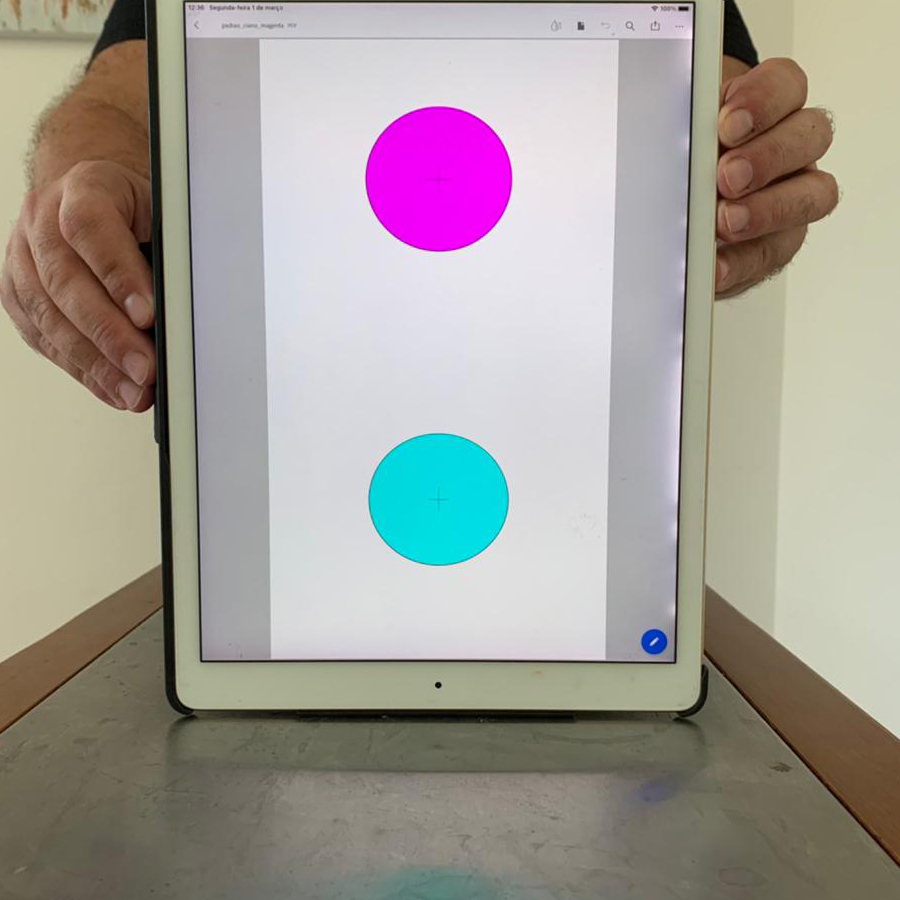
#> input picture APS/APS02/img/angulo01.jpg, 900 x 900 px
$ python -i fotogrametria.py   (imports and definitions only)
#> lines starting #> are read from the running program, lines starting #| are printed output that depends on the picture; after the words box and inside, x2 and y2 are one past the last pixel; in counts of white or black regions, pixels touching at a corner belong together
#> further down, picture is the input picture: shape (900, 900, 3); mean B, G, R 151, 156.6, 162.7
#!/usr/bin/python
# -*- coding: utf-8 -*-

# Este NÃO é um programa ROS

import cv2
import os,sys, os.path
import numpy as np
import math

# [4 lines left out: function encontrar_foco, not called in this run]

def segmenta_circulo_ciano(hsv):
    menor = (165//2, 50, 50)
    maior = (195//2, 255, 255)
    mask = cv2.inRange(hsv, menor, maior)
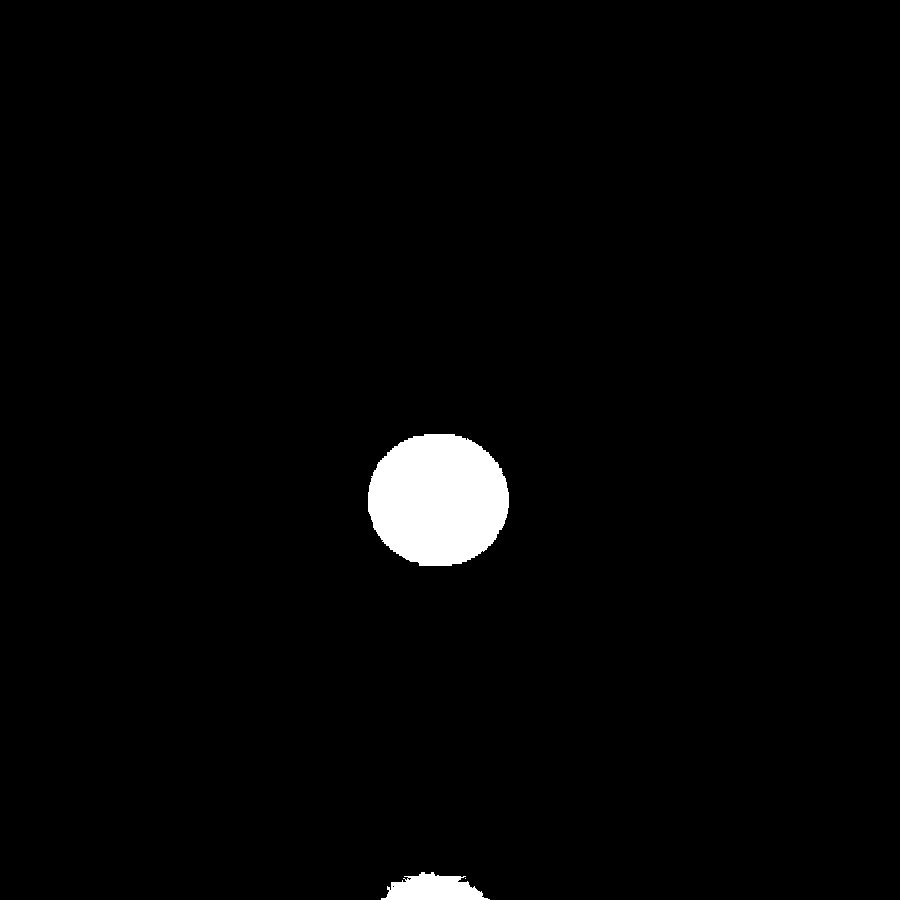
#> mask: shape (900, 900); 2.1% white; 3 white regions (1 under 20 px)

    return mask

def segmenta_circulo_magenta(hsv):
    menor = (285//2, 50, 50)
    maior = (315//2, 255, 255)
    mask = cv2.inRange(hsv, menor, maior)

    return mask

def encontrar_maior_contorno(segmentado):
    contornos, arvore = cv2.findContours(segmentado.copy(), cv2.RETR_TREE, cv2.CHAIN_APPROX_NONE)
#> contornos = 5 contours, 3 with area under 20; largest, box (x1, y1, x2, y2) and area: (368, 434, 509, 566) 14584, (381, 872, 490, 900) 1868; arvore = [[1, -1, -1, -1], [4, 0, 2, -1], [3, -1, -1, 1], [-1, 2, -1, 1], [-1, 1, -1, -1]]
    if len(contornos) > 0:
        contorno = sorted(contornos, key=cv2.contourArea)[-1]
#> contorno = contour of 447 points, box (x1, y1, x2, y2) (368, 434, 509, 566), area 14584
    else:
        return []

    return contorno

def encontrar_centro_contorno(contorno):
    M = cv2.moments(contorno)
    if M["m00"] > 0:
        Xcentro = int(M["m10"] / M["m00"])
        Ycentro = int(M["m01"] / M["m00"])

        return (Xcentro, Ycentro)
    else:
        return (0,0)
def calcular_h(centro_ciano, centro_magenta):

    distancia = math.sqrt((centro_ciano[0] - centro_magenta[0])**2 + (centro_ciano[1] - centro_magenta[1])**2)
    return distancia

# [6 lines left out: function encontrar_distancia, not called in this run]

def calcular_distancia_entre_circulos(img):
    hsv = cv2.cvtColor(img, cv2.COLOR_BGR2HSV)

    segmentado_ciano = segmenta_circulo_ciano(hsv)
    contorno_ciano = encontrar_maior_contorno(segmentado_ciano)
#> contorno_ciano has the same summary as contorno in encontrar_maior_contorno

    segmentado_magenta = segmenta_circulo_magenta(hsv)
#> in segmenta_circulo_magenta, `mask = cv2.inRange(hsv, menor, maior)`:
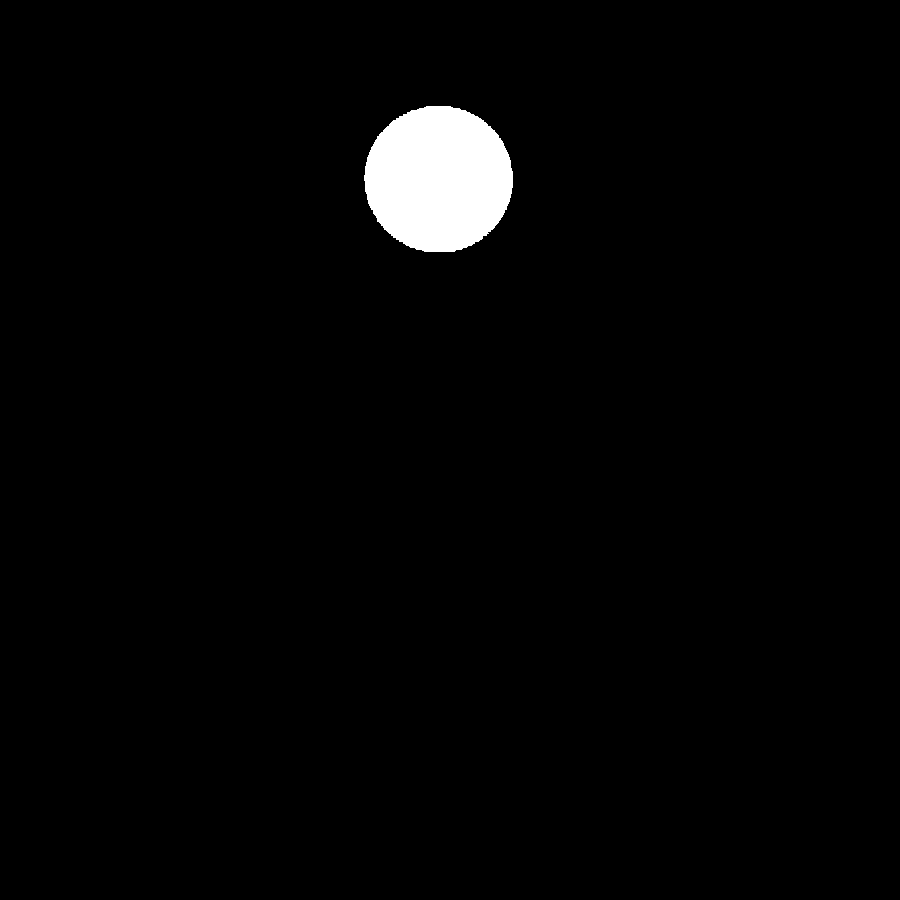
#> mask: shape (900, 900); 2.1% white; 1 white region
    contorno_magenta = encontrar_maior_contorno(segmentado_magenta)
#> in encontrar_maior_contorno (call 2), `contornos, arvore = cv2.findContours(segmentado.copy(), cv2.RETR_TREE,..`: contornos = 1 contour; box (x1, y1, x2, y2) and area: (364, 106, 513, 252) 16896; arvore = [[-1, -1, -1, -1]]
#> contorno_magenta = contour of 444 points, box (x1, y1, x2, y2) (364, 106, 513, 252), area 16896

    if len(contorno_ciano) > 0:
        if len(contorno_magenta) > 0:
            centro_magenta = encontrar_centro_contorno(contorno_magenta)
#> in encontrar_centro_contorno, `M = cv2.moments(contorno)`: M = moments, m00 16896, centre m10/m00, m01/m00 = (438.2, 178.6)
#> in encontrar_centro_contorno, `Xcentro = int(M["m10"] / M["m00"])`: Xcentro = 438
#> in encontrar_centro_contorno, `Ycentro = int(M["m01"] / M["m00"])`: Ycentro = 178
#> centro_magenta = (438, 178)
            centro_ciano = encontrar_centro_contorno(contorno_ciano)
#> centro_ciano = (437, 499)

            if centro_ciano>(0,0) and centro_magenta>(0,0):

                h = calcular_h(centro_ciano, centro_magenta)
#> in calcular_h, `distancia = math.sqrt((centro_ciano[0] - centro_magenta[0])**2 + (cent..`: distancia = 321
#> h = 321

                cv2.drawContours(img, [contorno_magenta], -1, [255, 0, 0], 3)
                cv2.drawContours(img, [contorno_ciano], -1, [255, 0, 0], 3)
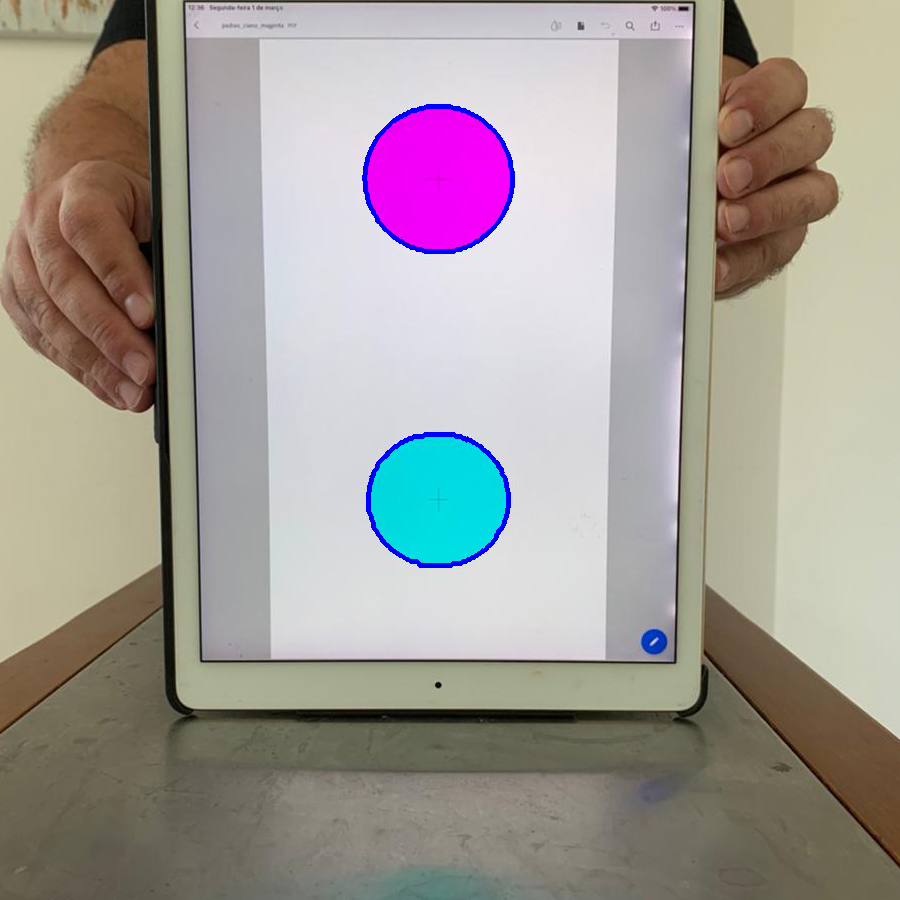
#> img: shape (900, 900, 3); mean B, G, R 151.2, 155.7, 161.8
                return h, centro_ciano, centro_magenta, img

    return 0,0,0,img


# [31 lines left out: function calcular_angulo_com_horizontal_da_imagem, not called in this run]

>>> import cv2
>>> picture = cv2.imread('img/angulo01.jpg')
>>> result = calcular_distancia_entre_circulos(picture)

$ run again, on APS/APS02/img/angulo02.jpg
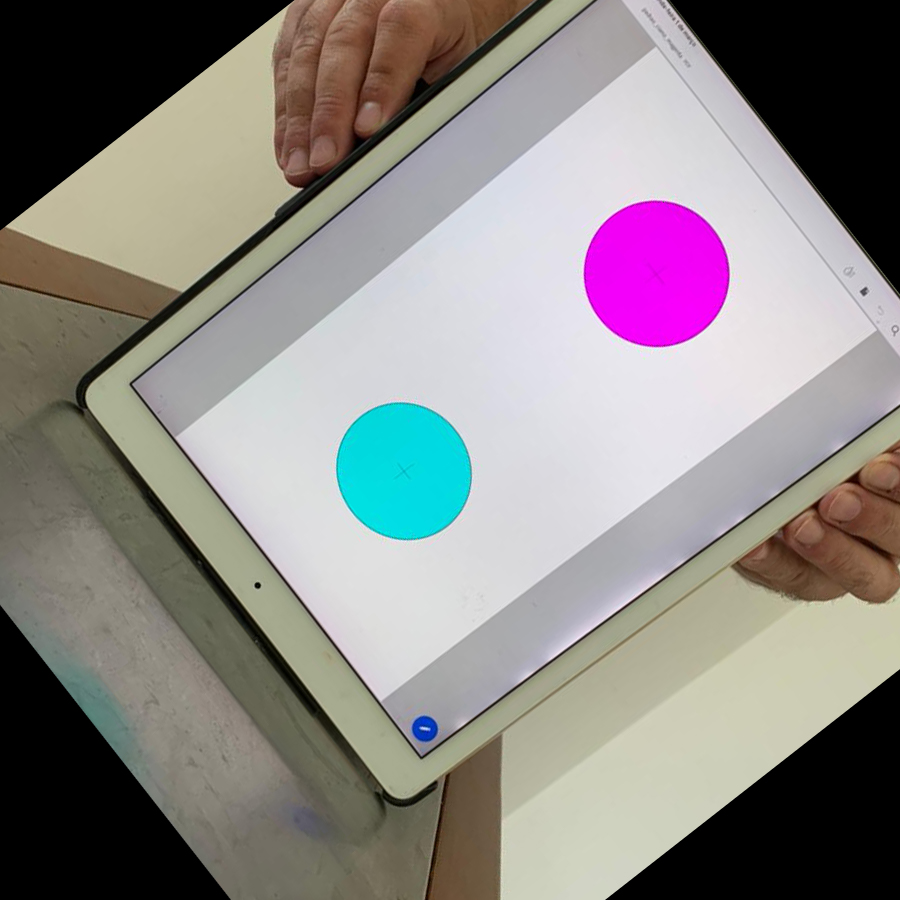
#> input picture APS/APS02/img/angulo02.jpg, 900 x 900 px
#> picture is the input picture: shape (900, 900, 3); mean B, G, R 133.7, 135.4, 139.6
#> hsv: shape (900, 900, 3); mean H, S, V 58.1, 37.5, 145.8
#> in segmenta_circulo_ciano, `mask = cv2.inRange(hsv, menor, maior)`:
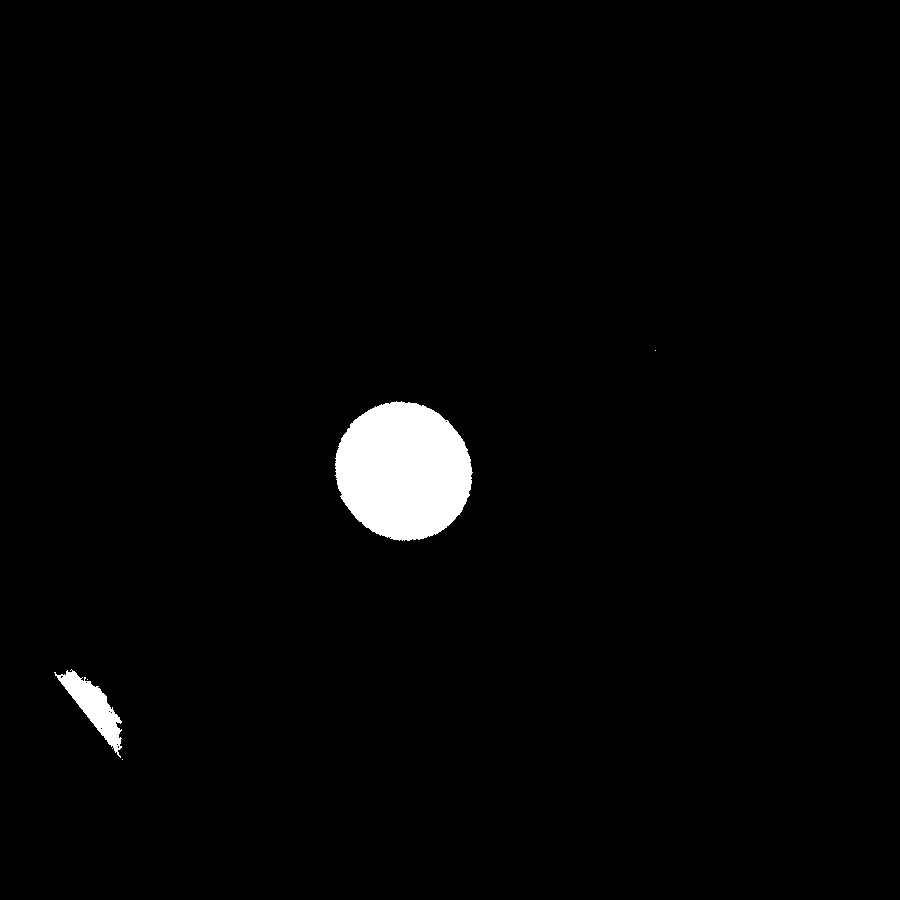
#> mask: shape (900, 900); 2.1% white; 5 white regions (3 under 20 px)
#> contornos = 14 contours, 12 with area under 20; largest, box (x1, y1, x2, y2) and area: (335, 401, 473, 541) 14646, (54, 669, 122, 758) 1882; arvore = 14 rows, first 6: [1, -1, -1, -1], [2, 0, -1, -1], [10, 1, 3, -1], [4, -1, -1, 2], [5, 3, -1, 2], [6, 4, -1, 2]
#> contorno = contour of 393 points, box (x1, y1, x2, y2) (335, 401, 473, 541), area 14646
#> contorno_ciano has the same summary as contorno in encontrar_maior_contorno
#> contornos = 2 contours, 1 with area under 20; largest, box (x1, y1, x2, y2) and area: (583, 199, 730, 348) 16910; arvore = [[1, -1, -1, -1], [-1, 0, -1, -1]]
#> contorno_magenta = contour of 417 points, box (x1, y1, x2, y2) (583, 199, 730, 348), area 16910
#> M = moments, m00 16909.5, centre m10/m00, m01/m00 = (655.9, 273.4)
#> Xcentro = 655
#> Ycentro = 273
#> centro_magenta = (655, 273)
#> centro_ciano = (403, 470)
#> distancia = 319.9
#> in calcular_distancia_entre_circulos, `cv2.drawContours(img, [contorno_ciano], -1, [255, 0, 0], 3)`:
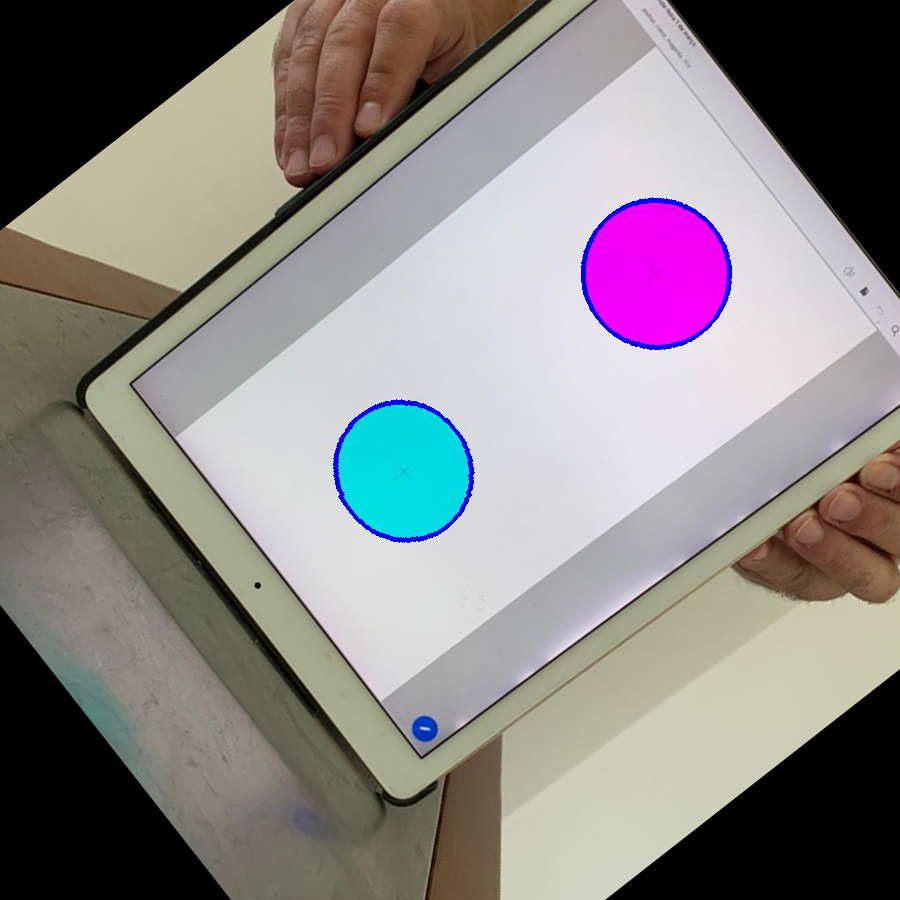
#> img: shape (900, 900, 3); mean B, G, R 133.9, 134.6, 138.8

$ run again, on APS/APS02/img/angulo03.jpg
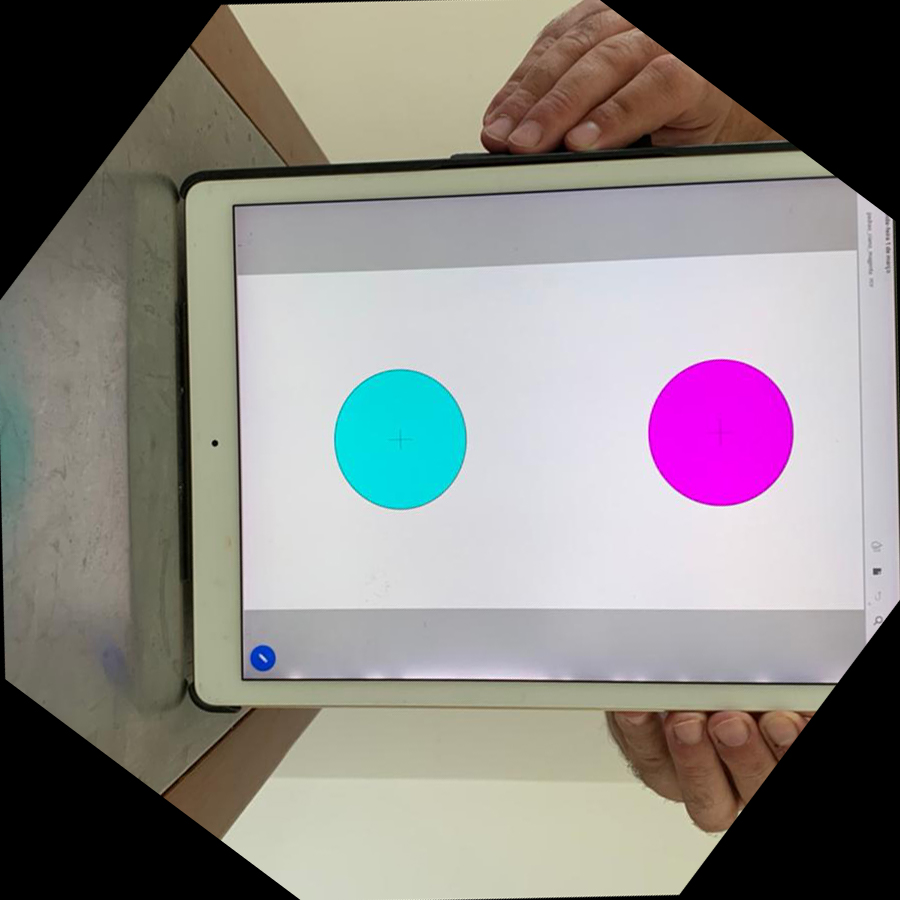
#> input picture APS/APS02/img/angulo03.jpg, 900 x 900 px
#> picture is the input picture: shape (900, 900, 3); mean B, G, R 133.5, 135.3, 139.5
#> hsv: shape (900, 900, 3); mean H, S, V 58.2, 37.6, 145.6
#> in segmenta_circulo_ciano, `mask = cv2.inRange(hsv, menor, maior)`:
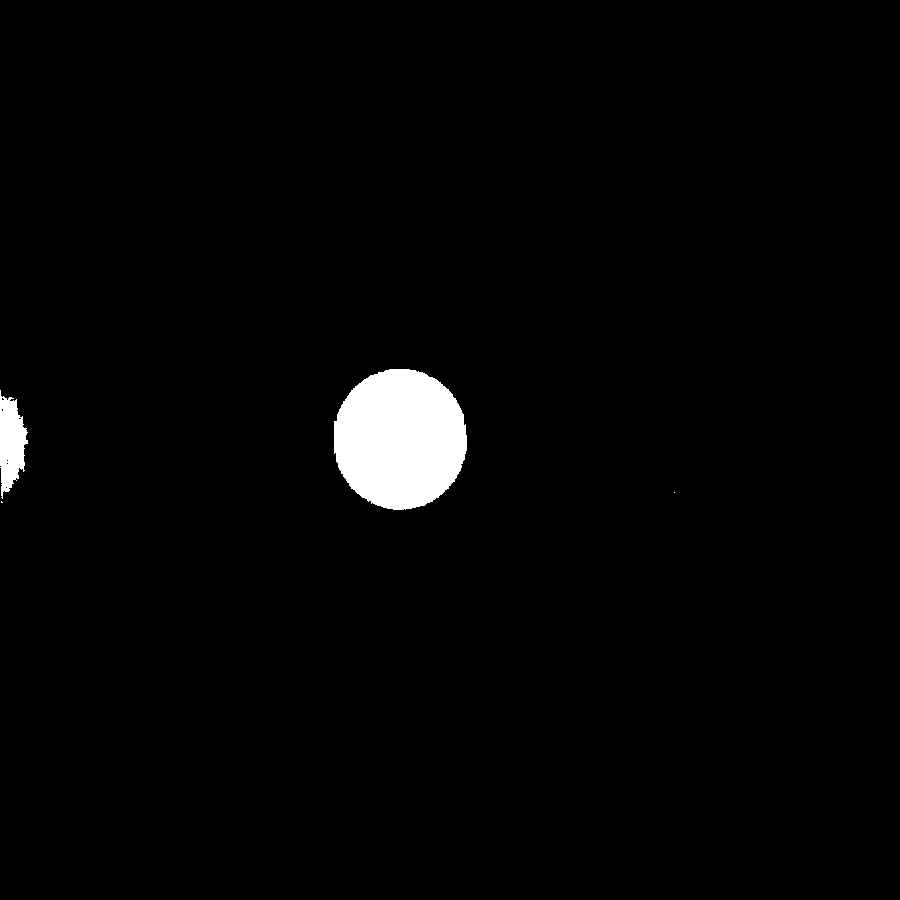
#> mask: shape (900, 900); 2.1% white; 4 white regions (2 under 20 px)
#> contornos = 10 contours, 8 with area under 20; largest, box (x1, y1, x2, y2) and area: (334, 369, 467, 510) 14618, (0, 390, 28, 499) 1825; arvore = [[1, -1, -1, -1], [2, 0, -1, -1], [9, 1, 3, -1], [4, -1, -1, 2], [5, 3, -1, 2], [6, 4, -1, 2], [7, 5, -1, 2], [8, 6, -1, 2], [-1, 7, -1, 2], [-1, 2, -1, -1]]
#> contorno = contour of 416 points, box (x1, y1, x2, y2) (334, 369, 467, 510), area 14618
#> contorno_ciano has the same summary as contorno in encontrar_maior_contorno
#> contornos = 2 contours, 1 with area under 20; largest, box (x1, y1, x2, y2) and area: (648, 358, 794, 507) 16900; arvore = [[1, -1, -1, -1], [-1, 0, -1, -1]]
#> contorno_magenta = contour of 435 points, box (x1, y1, x2, y2) (648, 358, 794, 507), area 16900
#> M = moments, m00 16899.5, centre m10/m00, m01/m00 = (720.4, 432.1)
#> Xcentro = 720
#> Ycentro = 432
#> centro_magenta = (720, 432)
#> centro_ciano = (399, 438)
#> distancia = 321.1
#> in calcular_distancia_entre_circulos, `cv2.drawContours(img, [contorno_ciano], -1, [255, 0, 0], 3)`:
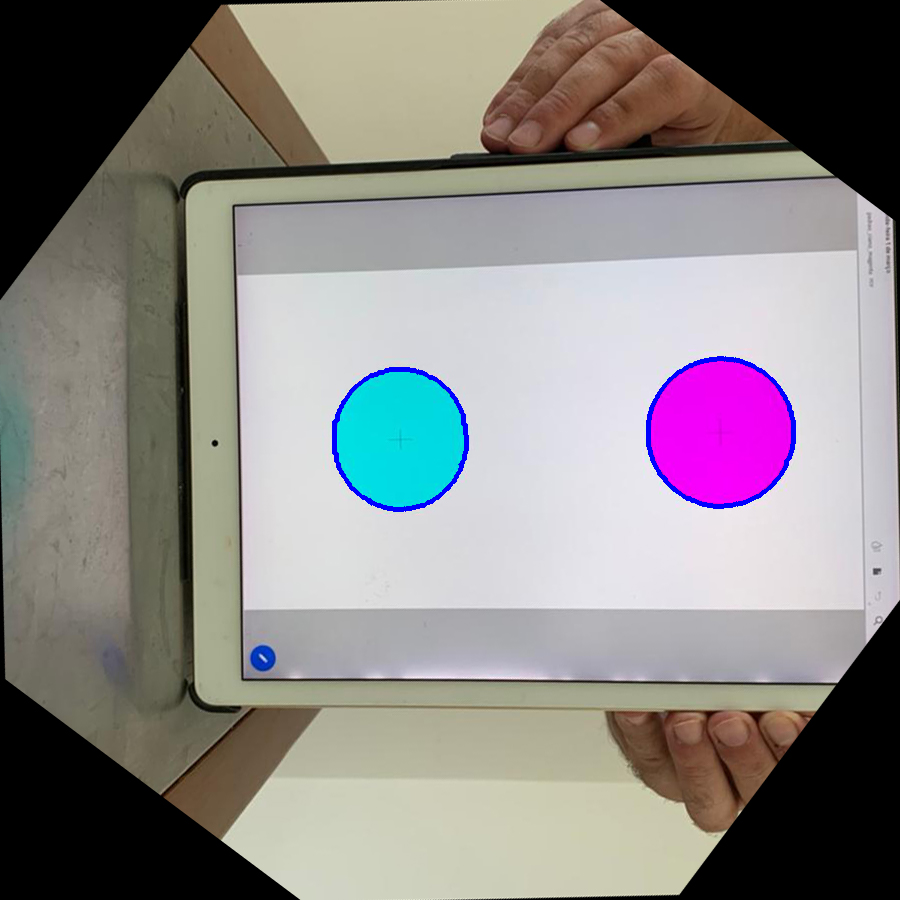
#> img: shape (900, 900, 3); mean B, G, R 133.7, 134.4, 138.6
